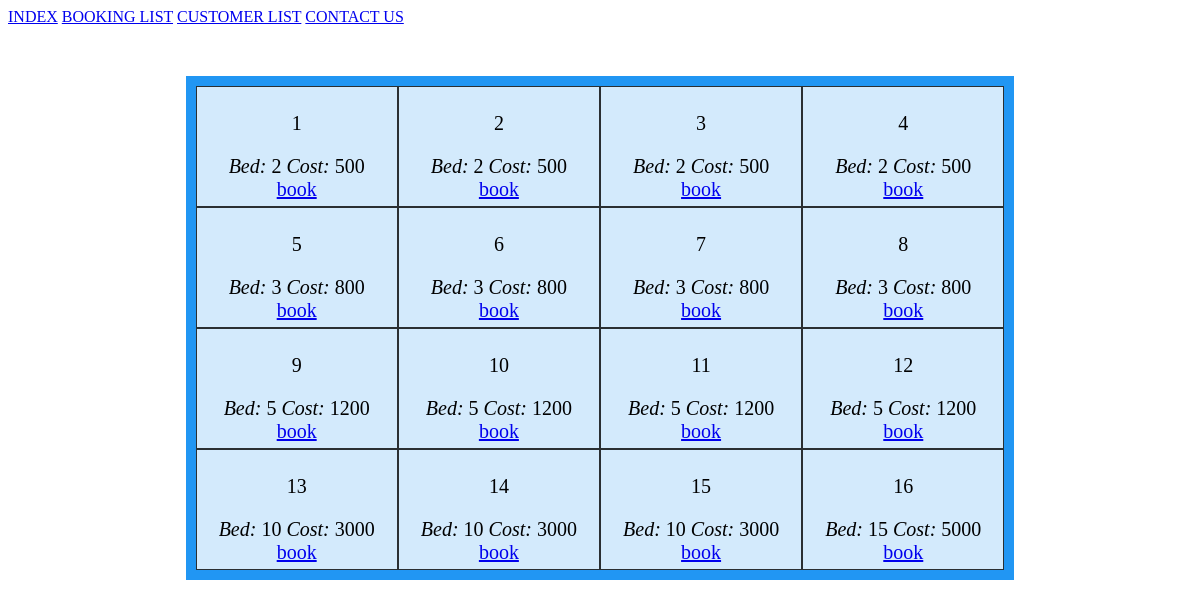
The page /booking on the database its author committed.
### tables this page shows
CREATE TABLE `room` (
  `roomId` int(11) NOT NULL,
  `no_of_bed` int(11) NOT NULL,
  `cost` int(11) NOT NULL,
  `booked` int(11) NOT NULL DEFAULT '0'
);

### models/room.php (called while the page is built, shortened)
<?php
require_once 'data.php';
	class room
	{
		public function roomList()
		{
			$database 		= new database();
			$queryString	= "select * from room";
			$query 			= $database->pdo->prepare($queryString);
			$query->execute();
			return $query->fetchAll();
		}
	}
?>

### models/data.php (called while the page is built, shortened)
<?php
	class database
	{
		public function __construct()
		{
			try
			{
				$this->pdo = new PDO('mysql:host=localhost;dbname=hotel','root','');
			}
			catch(PDOExcetion $e)
			{
				echo "Not Connected";
			}
		}
	}
?>

### controllers/App.php (called while the page is built, shortened)
<?php
	class App
	{
		protected $method		= 'index';
		public function __construct()
		{
			$url = $this->parseUrl();
			if(file_exists('controllers/'.$url[0].'.php'))
			{
				unset($url[0]);
			}
			$this->controller = new $this->controller;
			$this->params = $url ? array_values($url): [];
			call_user_func([$this->controller,$this->method],$this->params);
		}
		public function parseUrl()
		{
			if(isset($_GET['url']))
			{
				return $url = explode('/',filter_var(rtrim($_GET['url'],'/'),FILTER_SANITIZE_URL));
			}
		}
	}
?>

### index.php (called while the page is built)
<?php
	require_once 'controllers/App.php';
	$app = new App();
?>

### controllers/Controller.php (called while the page is built, shortened)
<?php
	class Controller
	{
		public function render($filename, $data = [])
		{
  			include $filename;
  			return ob_get_clean();
		}
	}
?>

### views/booking.php (the view, shortened to what this page needs)
<?php
	include 'header.php';
?>
<section>
	<div class="grid-container">
		<?php foreach($data as $room):?>
		  <div class="grid-item">
		  		<p><?=$room['roomId']?></p>
		  		<i>Bed:  </i><?=$room['no_of_bed']?>
		  		<i>Cost: </i><?=$room['cost']?><br>
		  		<?php if($room['booked']==0):?>
		  			<a href="booking/bookARomm/<?=$room['roomId']?>">book</a>
		  		<?php else:?>
		  			<div class="Booked">
		  				<a href="booking/checkCost/<?=$room['roomId']?>">Check OUT</a>
		  			</div>
		  		<?php endif?>
		  </div>
	  	<?php endforeach?>
	</div>
</section>

### controllers/booking.php (shortened to what this page needs)
<?php
require_once 'Controller.php';
require_once 'models/room.php';
	class booking extends Controller
	{
		public function index()
		{
			$room = new room();
			echo $this->render('views/booking.php',$room->roomList());
		}
	}
?>

### views/header.php
<a href="home">INDEX</a>
<a href="booking">BOOKING LIST</a>
<a href="customerlist">CUSTOMER LIST</a>
<a href="contact">CONTACT US</a>

### views/booking.php (style rules this page uses)
.grid-container { display: grid; grid-template-columns: auto auto auto auto; background-color: #2196F3; padding: 10px; }
.grid-item { background-color: rgba(255, 255, 255, 0.8); border: 1px solid rgba(0, 0, 0, 0.8); padding: 5px; font-size: 20px; text-align: center; }
section { width: 70%; margin: 2em auto; }

### rows shown on the page
room: roomId "1", no_of_bed "2", cost "500"
room: roomId "2", no_of_bed "2", cost "500"
room: roomId "3", no_of_bed "2", cost "500"
room: roomId "4", no_of_bed "2", cost "500"
room: roomId "5", no_of_bed "3", cost "800"
room: roomId "6", no_of_bed "3", cost "800"
room: roomId "7", no_of_bed "3", cost "800"
room: roomId "8", no_of_bed "3", cost "800"
room: roomId "9", no_of_bed "5", cost "1200"
room: roomId "10", no_of_bed "5", cost "1200"
room: roomId "11", no_of_bed "5", cost "1200"
room: roomId "12", no_of_bed "5", cost "1200"
room: roomId "13", no_of_bed "10", cost "3000"
room: roomId "14", no_of_bed "10", cost "3000"
room: roomId "15", no_of_bed "10", cost "3000"
room: roomId "16", no_of_bed "15", cost "5000"
